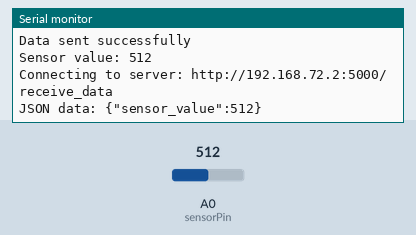
This sketch was run on a simulated ESP8266 (NodeMCU). Shown: the last lines printed to the serial monitor. The inputs (shaded band) are chosen by the test bench; at power-on: A0 (sensorPin) = 512. WiFi joins after 1.5 s; servers stay silent unless stated; uploads are accepted with an empty reply.

Above: at 3.2 s.
3.3 s: A0 (sensorPin) set to 987
At 3.75 s:
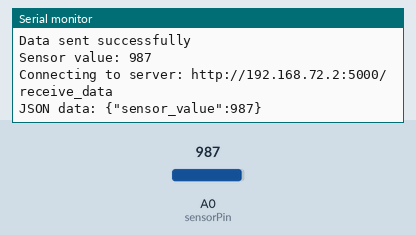
6.3 s: A0 (sensorPin) set to 1012
At 6.77 s:
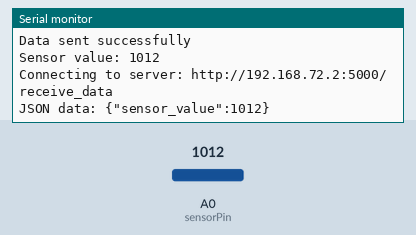
Timing chart, 0 to 9.3 s (numbered marks = the images above; inputs shaded):
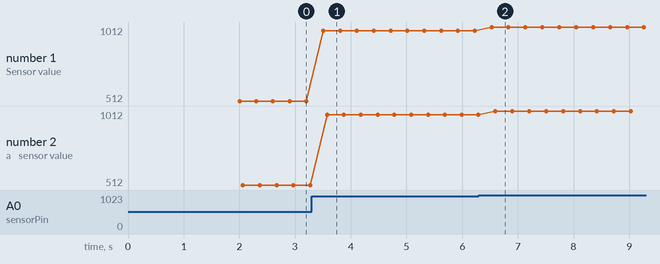

The sketch:

industrial-i.ino
```cpp
#include <ESP8266WiFi.h>
#include <ESP8266HTTPClient.h>

const char* ssid = "Ari";
const char* password = "12345678";
const char* serverUrl = "http://192.168.72.2:5000/receive_data";

const int sensorPin = A0;

WiFiClient client;

void setup() {
    Serial.begin(9600);
    WiFi.begin(ssid, password);

    while (WiFi.status() != WL_CONNECTED) {
        delay(1000);
        Serial.println("Connecting to WiFi...");
    }

    Serial.println("Connected to WiFi!");
}

void loop() {
    int sensorValue = analogRead(sensorPin);
    Serial.print("Sensor value: ");
    Serial.println(sensorValue);

    if (WiFi.status() == WL_CONNECTED) {
        HTTPClient http;

        Serial.print("Connecting to server: ");
        Serial.println(serverUrl);

        http.begin(client, serverUrl);
        http.addHeader("Content-Type", "application/json");

        String jsonData = "{\"sensor_value\":" + String(sensorValue) + "}";
        Serial.print("JSON data: ");
        Serial.println(jsonData);

        int httpResponseCode = http.POST(jsonData);

        if (httpResponseCode > 0) {
            Serial.print("HTTP response code: ");
            Serial.println(httpResponseCode);
            Serial.println("Data sent successfully");
        } else {
            Serial.print("HTTP error code: ");
            Serial.println(httpResponseCode);
            Serial.println("Error sending data");
        }

        http.end();
    }

}
```

Measured:
- after the input at 3.3 s, the serial monitor: prints a new line after 0.21 s (image 1)
- after the input at 6.3 s, the serial monitor: prints a new line after 0.23 s (image 2)
- plotted number 1: 512 → 987 after the input at 3.3 s, 987 → 1012 after the input at 6.3 s
- plotted number 2: 512 → 987 after the input at 3.3 s, 987 → 1012 after the input at 6.3 s
